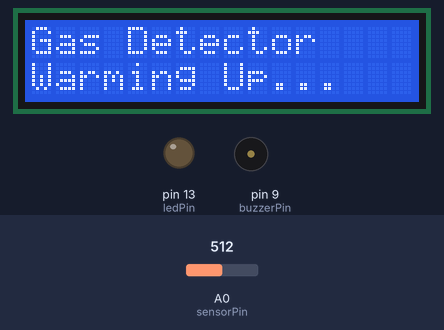
Bench run of a sketch on a simulated Arduino Uno, built with avr-gcc and run on an emulated ATmega328P. Parts: 16×2 character LCD, output pins drawn as LEDs (lit = HIGH), buzzer (waves = sounding). The test bench sets the inputs (shaded band); at power-on: A0 (sensorPin) = 512. What the sketch prints to the serial monitor is not drawn.

Above: at 0.1 s.
At 20.2 s:
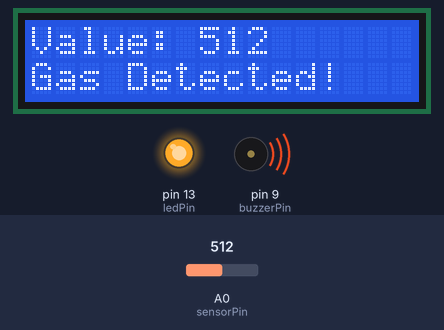
Timing chart, 0 to 21.7 s (numbered marks = the images above):
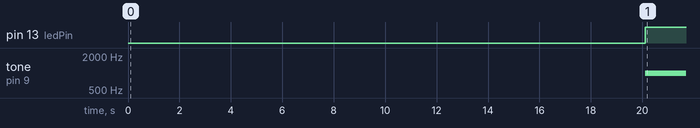

The sketch:

Gas_detector_LED_and_Buzzer_and_LCD.ino
```cpp
#include <Wire.h>              // Library for I2C communication @elec_astro
#include <LiquidCrystal_I2C.h> // Library for I2C LCD

// Define pins
const int sensorPin = A0;  // MQ-2 analog output pin
const int ledPin = 13;     // LED pin
const int buzzerPin = 9;   // Buzzer pin
const int threshold = 300; // Adjust this threshold based on calibration

// Initialize LCD (address 0x27 is common, but check yours with an I2C scanner if needed)
LiquidCrystal_I2C lcd(0x27, 16, 2);

void setup() {
  // Initialize serial communication (optional, for debugging)
  Serial.begin(9600);

  // Set pin modes
  pinMode(sensorPin, INPUT);
  pinMode(ledPin, OUTPUT);
  pinMode(buzzerPin, OUTPUT);

  // Initialize LCD
  lcd.init();
  lcd.backlight(); // Turn on backlight
  lcd.setCursor(0, 0);
  lcd.print("Gas Detector");
  lcd.setCursor(0, 1);
  lcd.print("Warming Up...");

  Serial.println("Gas Detector Starting...");
  delay(20000); // Allow sensor to warm up for 20 seconds

  lcd.clear(); // Clear the "Warming Up" message
}

void loop() {
  // Read the analog sensor value
  int sensorValue = analogRead(sensorPin);

  // Display on LCD
  lcd.setCursor(0, 0); // First line
  lcd.print("Value: ");
  lcd.print(sensorValue);
  lcd.print("    "); // Clear extra characters

  lcd.setCursor(0, 1); // Second line
  if (sensorValue > threshold) {
    lcd.print("Gas Detected!  ");
    digitalWrite(ledPin, HIGH);   // Turn on LED
    tone(buzzerPin, 1000);        // Activate buzzer
  } else {
    lcd.print("No Gas         ");
    digitalWrite(ledPin, LOW);    // Turn off LED
    noTone(buzzerPin);            // Turn off buzzer
  }

  // Optional: Print to Serial Monitor for debugging
  Serial.print("Sensor Value: ");
  Serial.println(sensorValue);

  delay(1000); // Update every 1 second
}
```

Measured:
- by itself, pin 13 (ledPin): LOW → HIGH at 20.1 s
- by itself, tone on pin 9 (buzzerPin): silent → 1000 Hz at 20.1 s
